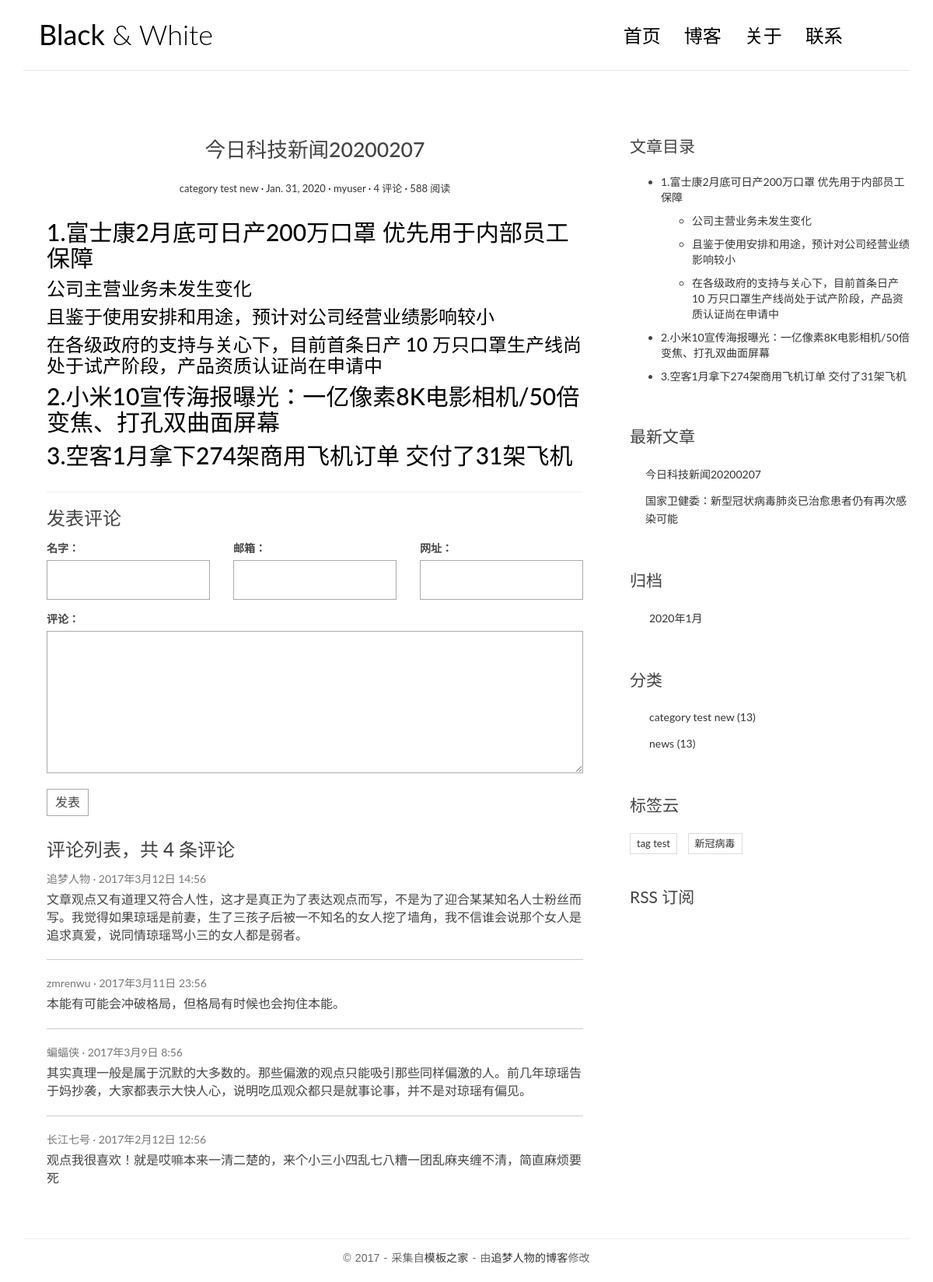
The app's page /posts/1/ with its own data.
### blog/models.py (models this page shows, shortened)
class Post(models.Model):
    title = models.CharField(max_length=70)
    body = models.TextField()
    create_time = models.DateField(default=timezone.now)
    modified_time = models.DateField()
    excerpt = models.CharField(max_length=200, blank=True)
    category = models.ForeignKey(Category, on_delete=models.CASCADE)
    tags = models.ManyToManyField(Tag, blank=True)
    author = models.ForeignKey(User, on_delete=models.CASCADE)
    def get_absolute_url(self):
        return reverse('blog:detail', kwargs={'pk': self.pk})

class Category(models.Model):
    name = models.CharField(max_length=100)
    def __str__(self):
        return self.name

class Tag(models.Model):
    name = models.CharField(max_length=100)

### blog/views.py (the view)
# urls.py: path('posts/<int:pk>/', views.detail, name='detail'),
def detail(request, pk):
    post = get_object_or_404(Post, pk=pk)
    md = markdown.Markdown(extensions=[
        'markdown.extensions.extra',
        'markdown.extensions.codehilite',
        TocExtension(slugify=slugify),
    ])
    post.body = md.convert(post.body)
    post.toc = md.toc
    return render(request, 'blog/detail.html', context={'post': post})

### blog/templatetags/blog_extras.py (called while the page is built)
@register.inclusion_tag('blog/inclusions/_recent_posts.html', takes_context=True)
def show_recent_posts(context, num=5):
    return {
        'recent_post_list': Post.objects.all().order_by('-create_time')[:num],
    }

@register.inclusion_tag('blog/inclusions/_archives.html', takes_context=True)
def show_archives(context):
    return {
        'date_list': Post.objects.dates('create_time', 'month', order='DESC'),
    }

@register.inclusion_tag('blog/inclusions/_categories.html', takes_context=True)
def show_categories(context):
    return {
        'category_list': Category.objects.all(),
    }

@register.inclusion_tag('blog/inclusions/_tags.html', takes_context=True)
def show_tags(context):
    return {
        'tag_list': Tag.objects.all(),
    }

### templates/blog/detail.html
{% extends 'base.html' %}
{% block main %}
                <article class="post post-1">
                    <header class="entry-header">
                        <h1 class="entry-title">{{ post.title }}</h1>
                        <div class="entry-meta">
                            <span class="post-category"><a href="#">{{ post.category }}</a></span>
                            <span class="post-date"><a href="#"><time class="entry-date"
                                                                      datetime="{{ post.create_time }}">{{ post.create_time }}</time></a></span>
                            <span class="post-author"><a href="#">{{ post.author}}</a></span>
                            <span class="comments-link"><a href="#">4 评论</a></span>
                            <span class="views-count"><a href="#">588 阅读</a></span>
                        </div>
                    </header>
                    <div class="entry-content clearfix">
                        {{ post.body | safe }}
                    </div>
                </article>
                <section class="comment-area" id="comment-area">
                    <hr>
                    <h3>发表评论</h3>
                    <form action="#" method="post" class="comment-form">
                        <div class="row">
                            <div class="col-md-4">
                                <label for="id_name">名字：</label>
                                <input type="text" id="id_name" name="name" required>
                            </div>
                            <div class="col-md-4">
                                <label for="id_email">邮箱：</label>
                                <input type="email" id="id_email" name="email" required>
                            </div>
                            <div class="col-md-4">
                                <label for="id_url">网址：</label>
                                <input type="text" id="id_url" name="url">
                            </div>
                            <div class="col-md-12">
                                <label for="id_comment">评论：</label>
                                <textarea name="comment" id="id_comment" required></textarea>
                                <button type="submit" class="comment-btn">发表</button>
                            </div>
                        </div>
                    </form>
                    <div class="comment-list-panel">
                        <h3>评论列表，共 <span>4</span> 条评论</h3>
                        <ul class="comment-list list-unstyled">
                            <li class="comment-item">
                                <span class="nickname">追梦人物</span>
                                <time class="submit-date" datetime="2012-11-09T23:15:57+00:00">2017年3月12日 14:56</time>
                                <div class="text">
                                    文章观点又有道理又符合人性，这才是真正为了表达观点而写，不是为了迎合某某知名人士粉丝而写。我觉得如果琼瑶是前妻，生了三孩子后被一不知名的女人挖了墙角，我不信谁会说那个女人是追求真爱，说同情琼瑶骂小三的女人都是弱者。
                                </div>
                            </li>
                            <li class="comment-item">
                                <span class="nickname">zmrenwu</span>
                                <time class="submit-date" datetime="2012-11-09T23:15:57+00:00">2017年3月11日 23:56</time>
                                <div class="text">
                                    本能有可能会冲破格局，但格局有时候也会拘住本能。
                                </div>
                            </li>
                            <li class="comment-item">
                                <span class="nickname">蝙蝠侠</span>
                                <time class="submit-date" datetime="2012-11-09T23:15:57+00:00">2017年3月9日 8:56</time>
                                <div class="text">
                                    其实真理一般是属于沉默的大多数的。那些偏激的观点只能吸引那些同样偏激的人。前几年琼瑶告于妈抄袭，大家都表示大快人心，说明吃瓜观众都只是就事论事，并不是对琼瑶有偏见。
                                </div>
                            </li>
                            <li class="comment-item">
                                <span class="nickname">长江七号</span>
                                <time class="submit-date" datetime="2012-11-09T23:15:57+00:00">2017年2月12日 12:56</time>
                                <div class="text">
                                    观点我很喜欢！就是哎嘛本来一清二楚的，来个小三小四乱七八糟一团乱麻夹缠不清，简直麻烦要死
                                </div>
                            </li>
                        </ul>
                    </div>
                </section>
{% endblock main %}
{% block toc %}
    <div class="widget widget-content">
        <h3 class="widget-title">文章目录</h3>
        {{ post.toc | safe }}
    </div>
{% endblock %}

### templates/blog/inclusions/_recent_posts.html
<div class="widget widget-recent-posts">
    <h3 class="widget-title">最新文章</h3>
    <ul>
        {% for post in recent_post_list %}
        <li>
            <a href="{{ post.get_absolute_url }}">{{ post.title }}</a>
        </li>
        {% empty %}
        暂无文章！
        {% endfor %}
    </ul>
</div>

### templates/blog/inclusions/_categories.html
<div class="widget widget-category">
  <h3 class="widget-title">分类</h3>
  <ul>
    {% for category in category_list %}
      <li>
        <a href="{% url 'blog:category' category.pk %}">{{ category.name }} <span class="post-count">(13)</span></a>
      </li>
    {% empty %}
      暂无分类！
    {% endfor %}
  </ul>
</div>

### templates/blog/inclusions/_tags.html
<div class="widget widget-tag-cloud">
  <h3 class="widget-title">标签云</h3>
  <ul>
    {% for tag in tag_list %}
      <li>
        <a href="{% url 'blog:tag' tag.pk %}">{{ tag.name }}</a>
      </li>
    {% empty %}
      暂无标签！
    {% endfor %}
  </ul>
</div>

### blog/static/blog/css/custom.css (style rules this page uses)
* { outline: none; }
h1, h2, h3, h4, h5, h6 { margin-top: 0; }
a { color: #333; }
body { color: #444; font-family: 'Lato', sans-serif; }
.post { background: #fff; padding: 30px 30px 0; }
.entry-title { text-align: center; font-size: 1.9em; margin-bottom: 20px; line-height: 1.6; padding: 10px 20px 0; }
.entry-meta { text-align: center; color: #DDDDDD; font-size: 13px; margin-bottom: 30px; }
.entry-content { font-size: 18px; line-height: 1.9; font-weight: 300; color: #000; }
.post-category::after, .post-date::after, .post-author::after, .comments-link::after { content: ' ·'; color: #000; }
.widget { background: #fff; padding: 30px 0 0; }
.widget-title { font-size: 1.5em; margin-bottom: 20px; line-height: 1.6; padding: 10px 0 0; font-weight: 400; }
.widget-recent-posts ul { padding: 0; margin: 0; padding-left: 20px; }
.widget-recent-posts ul li { list-style-type: none; position: relative; line-height: 170%; margin-bottom: 10px; }
.widget-recent-posts ul li::before { content: '\f3d3'; font-family: "Ionicons"; position: absolute; left: -17px; top: 3px; font-size: 16px; color: #000; }
.widget-category ul { padding: 0; margin: 0; padding-left: 25px; }
.widget-category ul li { list-style-type: none; position: relative; line-height: 170%; margin-bottom: 10px; }
.widget-category ul li::before { content: '\f3fe'; font-family: "Ionicons"; position: absolute; left: -25px; top: 1px; font-size: 18px; color: #000; }
.widget-tag-cloud ul { padding: 0; margin: 0; margin-right: -10px; }
.widget-tag-cloud ul li { list-style-type: none; font-size: 13px; display: inline-block; margin-right: 10px; margin-bottom: 10px; padding: 3px 8px; border: 1px solid #ddd; }
.widget-content ul ul { margin-top: 10px; }
.widget-content ul li { margin-bottom: 10px; }
.contact-form input, .comment-form input { border: 1px solid #aaa; margin-bottom: 15px; width: 100%; padding: 15px 15px; font-size: 16px; line-height: 100%; transition: 0.4s border-color linear; }
.contact-form textarea, .comment-form textarea { border: 1px solid #aaa; margin-bottom: 15px; width: 100%; padding: 15px 15px; font-size: 16px; line-height: 20px !important; min-height: 183px; transition: 0.4s border-color linear; }
.comment-area { padding: 0 30px 0; }
.comment-form { margin-top: 15px; }
.comment-form .comment-btn { background-color: #fff; border: 1px solid #aaa; font-size: 16px; padding: 5px 10px; }
.comment-list-panel { margin-top: 30px; }
.comment-list { margin-top: 15px; }
.comment-item:not(:last-child) { border-bottom: 1px #ccc solid; margin-bottom: 20px; padding-bottom: 20px; }
.comment-item .nickname, .comment-item .submit-date { color: #777; font-size: 14px; }
.comment-item .nickname:after { content: ' ·'; }
.comment-item .text { padding-top: 5px; font-size: 16px; }

### records on screen
Post: title "今日科技新闻20200207", category "category test new", create_time "Jan. 31, 2020", author "myuser", body "1.富士康2月底可日产200万口罩 优先用于内部员工保障 公司主营业务未发生变化 且鉴于使用安排和用途，预计对公司经营业绩影响较小 在各级政府的支持与关心下，目前首条日产 10 万只口罩生产线尚处于试产阶段，产品资质认证尚在申请中 2.小米10宣传海报曝光：一亿像素8K电影相机/50倍变焦、打孔双曲面屏幕 3.空客1月拿下274架商用飞机订单 交付了31架飞机", toc "1.富士康2月底可日产200万口罩 优先用于内部员工保障 公司主营业务未发生变化 且鉴于使用安排和用途，预计对公司经营业绩影响较小 在各级政府的支持与关心下，目前首条日产 10 万只口罩生产线尚处于试产阶段，产品资质认证尚在申请中 2.小米10宣传海报曝光：一亿像素8K电影相机/50倍变焦、打孔双曲面屏幕 3.空客1月拿下274架商用飞机订单 交付了31架飞机"
Post: title "国家卫健委：新型冠状病毒肺炎已治愈患者仍有再次感染可能"
Category: name "category test new"
Category: name "news"
Tag: name "tag test"
Tag: name "新冠病毒"

### other values on screen
{{ date.year }} "2020"
{{ date.month }} "1"
